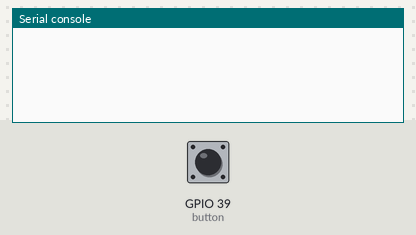
The program below on a simulated ESP32 board running MicroPython. Parts: the last lines printed to the serial console. The inputs (shaded band) are chosen by the test bench; at power-on: GPIO 39 (button) HIGH.

Above: at 1.2 s.
1.3 s: GPIO 39 (button) pulled LOW for 0.15 s
At 1.46 s:
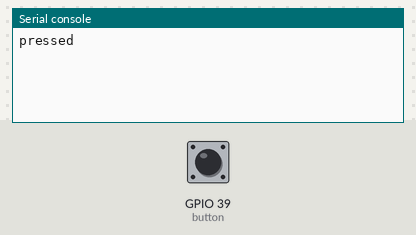
At 2.3 s:
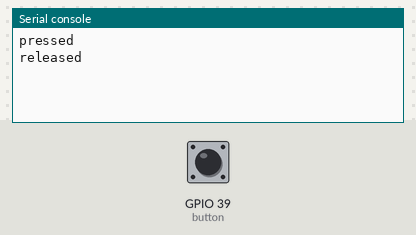

The program:

main.py
```python
import time
from machine import Pin

# builtin button connected at G39, externally pulled up
button = Pin(39, Pin.IN)
previous = True  # pulled up button, True when released, False when pressed
while True:
    value = button.value()
    if previous != value:
        previous = value
        if not value:
            print('pressed')
        else:
            print('released')

    time.sleep(0.1)
```

Measured:
- after the input at 1.3 s, the serial console: prints a new line at once (image 1)
